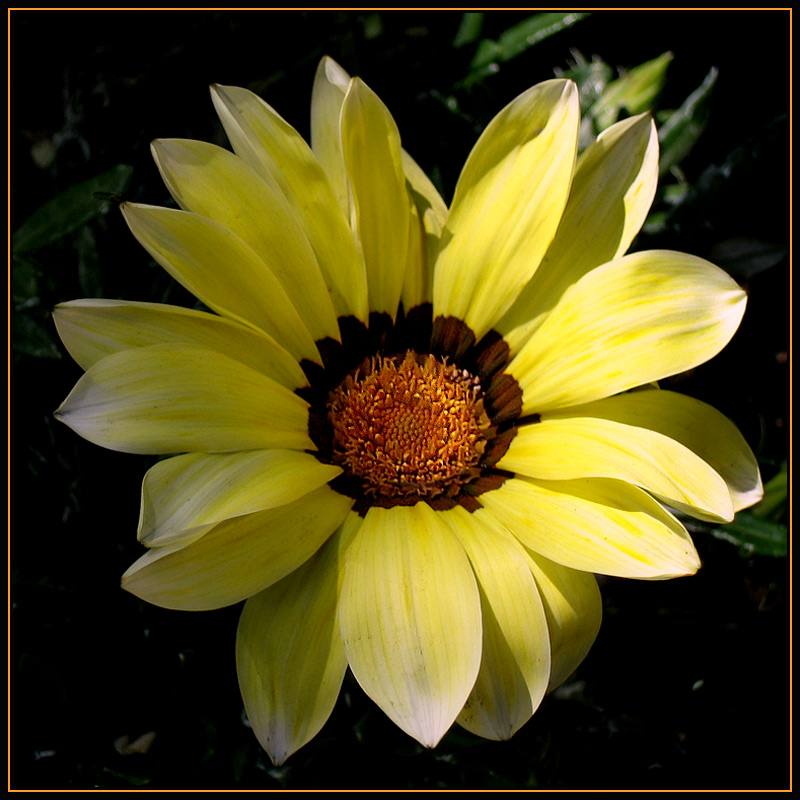
%> input picture Clase 2/flor.jpg, 800 x 800 px
$ octave resolucion_2018.m   (GNU Octave 9; MATLAB toolbox functions it lacks are replaced by stand-ins)
%> lines starting %> are read from the running program, lines starting %| are printed output that depends on the picture
close all
clear all

im = imread('flor.jpg');
%> im is the input picture: size 800x800x3 uint8; mean R, G, B 82.3, 73.8, 25.3
f_r= 16;

for j=1:3
    for i=1:800
        for n=1:800
            if (mod(i,f_r) == 0 & mod(n,f_r)== 0)
                  im_low(floor(i/f_r),floor(n/f_r),j) = im(i,n,j);
            end
        end
    end
end
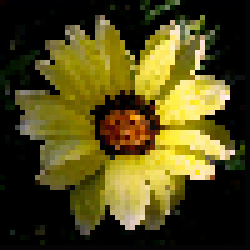
%> im_low: size 50x50x3 uint8 (shown 5 times larger); mean R, G, B 80.2, 72.6, 25.2


figure()
imshow(im)

figure()
imshow(im_low)

im_out = imresize(im_low,16,'bicubic');
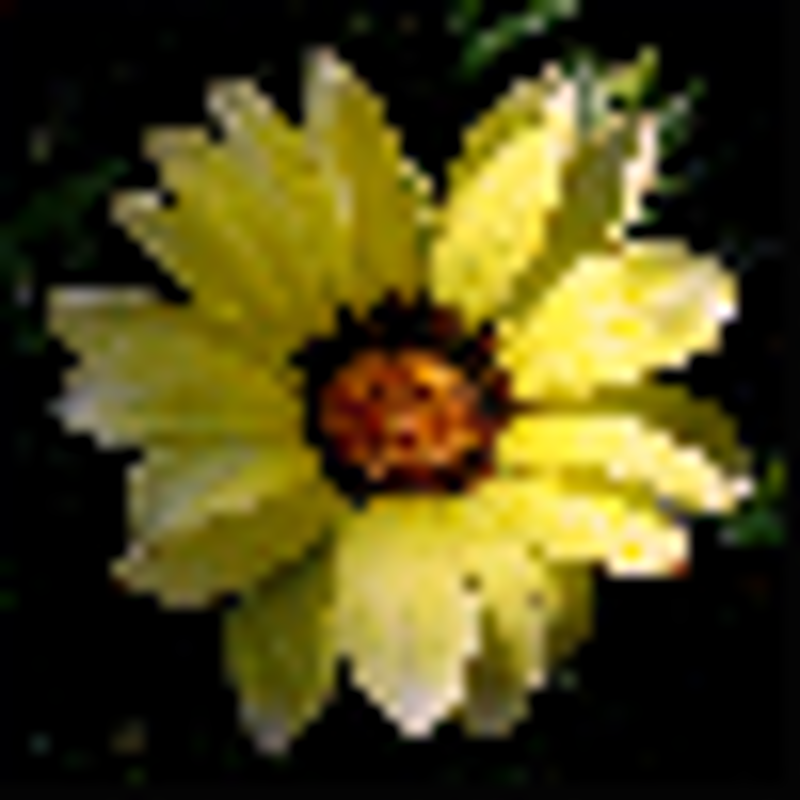
%> im_out: size 800x800x3 uint8; mean R, G, B 80.5, 72.9, 25.5

figure()
imshow(im_out)
